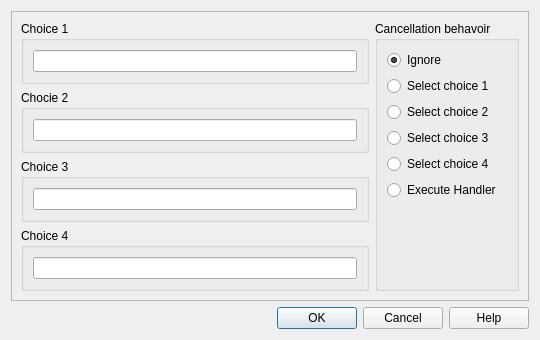
<?xml version="1.0" encoding="UTF-8"?>
<ui version="4.0">
 <class>ShowChoices</class>
 <widget class="QDialog" name="ShowChoices">
  <property name="windowModality">
   <enum>Qt::WindowModal</enum>
  </property>
  <property name="geometry">
   <rect>
    <x>0</x>
    <y>0</y>
    <width>540</width>
    <height>311</height>
   </rect>
  </property>
  <property name="sizePolicy">
   <sizepolicy hsizetype="Fixed" vsizetype="Fixed">
    <horstretch>0</horstretch>
    <verstretch>0</verstretch>
   </sizepolicy>
  </property>
  <property name="maximumSize">
   <size>
    <width>540</width>
    <height>311</height>
   </size>
  </property>
  <property name="windowTitle">
   <string>Show Choices</string>
  </property>
  <property name="modal">
   <bool>true</bool>
  </property>
  <layout class="QVBoxLayout" name="verticalLayout">
   <item>
    <widget class="QFrame" name="frame">
     <property name="frameShape">
      <enum>QFrame::StyledPanel</enum>
     </property>
     <property name="frameShadow">
      <enum>QFrame::Raised</enum>
     </property>
     <layout class="QHBoxLayout" name="horizontalLayout">
      <item>
       <layout class="QVBoxLayout" name="verticalLayout_2">
        <item>
         <widget class="QGroupBox" name="groupBox">
          <property name="title">
           <string>Choice 1</string>
          </property>
          <layout class="QVBoxLayout" name="verticalLayout_7">
           <item>
            <widget class="QLineEdit" name="lineEdit"/>
           </item>
          </layout>
         </widget>
        </item>
        <item>
         <widget class="QGroupBox" name="groupBox_3">
          <property name="title">
           <string>Chocie 2</string>
          </property>
          <layout class="QVBoxLayout" name="verticalLayout_6">
           <item>
            <widget class="QLineEdit" name="lineEdit_2"/>
           </item>
          </layout>
         </widget>
        </item>
        <item>
         <widget class="QGroupBox" name="groupBox_4">
          <property name="title">
           <string>Choice 3</string>
          </property>
          <layout class="QVBoxLayout" name="verticalLayout_5">
           <item>
            <widget class="QLineEdit" name="lineEdit_3"/>
           </item>
          </layout>
         </widget>
        </item>
        <item>
         <widget class="QGroupBox" name="groupBox_2">
          <property name="title">
           <string>Choice 4</string>
          </property>
          <layout class="QVBoxLayout" name="verticalLayout_4">
           <item>
            <widget class="QLineEdit" name="lineEdit_4"/>
           </item>
          </layout>
         </widget>
        </item>
       </layout>
      </item>
      <item>
       <widget class="QGroupBox" name="groupBox_5">
        <property name="title">
         <string>Cancellation behavoir</string>
        </property>
        <layout class="QVBoxLayout" name="verticalLayout_3">
         <item>
          <widget class="QRadioButton" name="radioButton">
           <property name="text">
            <string>Ignore</string>
           </property>
           <property name="checked">
            <bool>true</bool>
           </property>
          </widget>
         </item>
         <item>
          <widget class="QRadioButton" name="radioButton_2">
           <property name="text">
            <string>Select choice 1</string>
           </property>
          </widget>
         </item>
         <item>
          <widget class="QRadioButton" name="radioButton_5">
           <property name="text">
            <string>Select choice 2</string>
           </property>
          </widget>
         </item>
         <item>
          <widget class="QRadioButton" name="radioButton_4">
           <property name="text">
            <string>Select choice 3</string>
           </property>
          </widget>
         </item>
         <item>
          <widget class="QRadioButton" name="radioButton_3">
           <property name="text">
            <string>Select choice 4</string>
           </property>
          </widget>
         </item>
         <item>
          <widget class="QRadioButton" name="radioButton_6">
           <property name="text">
            <string>Execute Handler</string>
           </property>
          </widget>
         </item>
         <item>
          <spacer name="verticalSpacer">
           <property name="orientation">
            <enum>Qt::Vertical</enum>
           </property>
           <property name="sizeHint" stdset="0">
            <size>
             <width>20</width>
             <height>40</height>
            </size>
           </property>
          </spacer>
         </item>
        </layout>
       </widget>
      </item>
     </layout>
    </widget>
   </item>
   <item>
    <widget class="QDialogButtonBox" name="buttonBox">
     <property name="orientation">
      <enum>Qt::Horizontal</enum>
     </property>
     <property name="standardButtons">
      <set>QDialogButtonBox::Cancel|QDialogButtonBox::Help|QDialogButtonBox::Ok</set>
     </property>
     <property name="centerButtons">
      <bool>false</bool>
     </property>
    </widget>
   </item>
  </layout>
 </widget>
 <resources/>
 <connections>
  <connection>
   <sender>buttonBox</sender>
   <signal>accepted()</signal>
   <receiver>ShowChoices</receiver>
   <slot>accept()</slot>
   <hints>
    <hint type="sourcelabel">
     <x>248</x>
     <y>254</y>
    </hint>
    <hint type="destinationlabel">
     <x>157</x>
     <y>274</y>
    </hint>
   </hints>
  </connection>
  <connection>
   <sender>buttonBox</sender>
   <signal>rejected()</signal>
   <receiver>ShowChoices</receiver>
   <slot>reject()</slot>
   <hints>
    <hint type="sourcelabel">
     <x>316</x>
     <y>260</y>
    </hint>
    <hint type="destinationlabel">
     <x>286</x>
     <y>274</y>
    </hint>
   </hints>
  </connection>
  <connection>
   <sender>buttonBox</sender>
   <signal>helpRequested()</signal>
   <receiver>ShowChoices</receiver>
   <slot>helpRequest()</slot>
   <hints>
    <hint type="sourcelabel">
     <x>298</x>
     <y>204</y>
    </hint>
    <hint type="destinationlabel">
     <x>298</x>
     <y>113</y>
    </hint>
   </hints>
  </connection>
 </connections>
 <slots>
  <slot>helpRequest()</slot>
  <slot>textChanged()</slot>
 </slots>
</ui>
